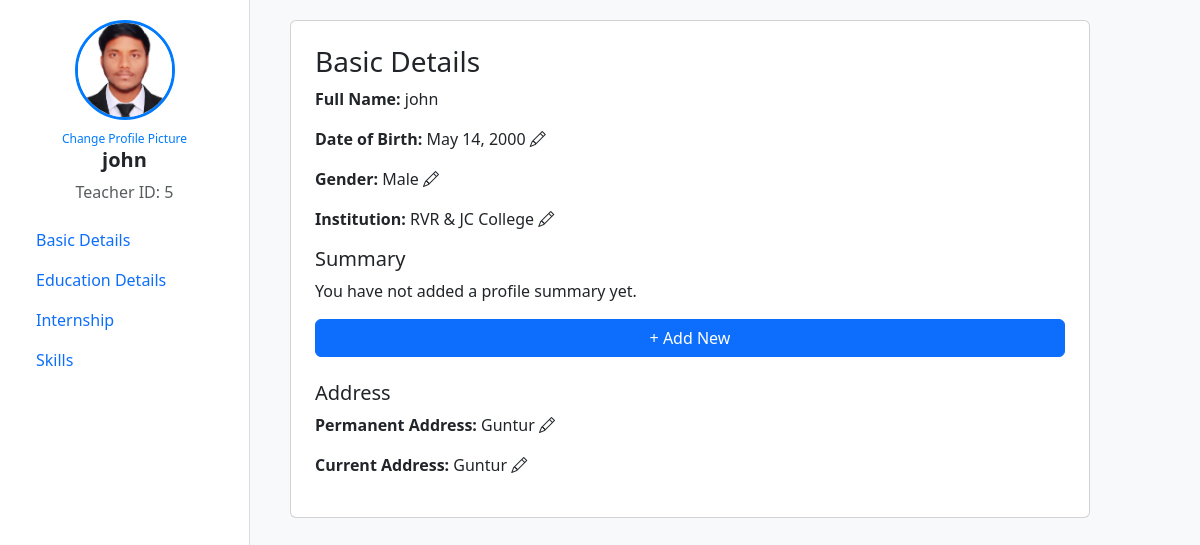
The page /profile/ (signed in) on the database its author committed.
### lms/models.py (models this page shows, shortened)
class Teacher(models.Model):
    user = models.OneToOneField(User, on_delete=models.CASCADE)
    username = models.CharField(max_length=150, unique=True)
    email = models.EmailField(unique=True, null=True, blank=True)
    password = models.CharField(max_length=128,null=True, blank=True)
    role_type = models.CharField(max_length=10, default="teacher")
    profile_picture = models.ImageField(upload_to='profile_pics/', default='default.jpg')
    dob = models.DateField(null=True, blank=True)
    gender = models.CharField(max_length=10, choices=[("Male", "Male"), ("Female", "Female")],default="Male")
    college = models.CharField(max_length=200, null=True, blank=True)
    permanent_address = models.TextField(null=True, blank=True)
    current_address = models.TextField(null=True, blank=True)
    summary = models.TextField(null=True, blank=True)

### lms/views.py (the view, shortened to what this page needs)
# urls.py: path("profile/", profile_view, name="profile"),
@login_required
def profile_view(request):
    student = getattr(request.user, 'student', None)
    teacher = getattr(request.user, 'teacher', None)
    if not (student or teacher):
        return redirect('dashboard')
    user_profile = student if student else teacher
    is_student = student is not None
    is_teacher = teacher is not None
    education_list = Education.objects.filter(student=student) if is_student else Education.objects.filter(teacher=teacher)
    internship_list = Internship.objects.filter(student=student) if is_student else Internship.objects.filter(teacher=teacher)
    skills_list = Skill.objects.filter(student=student) if is_student else Skill.objects.filter(teacher=teacher)
    return render(request, 'profile.html', {
        'user_profile': user_profile,
        'is_student': is_student,
        'is_teacher': is_teacher,
        'education_list': education_list,
        'internship_list': internship_list,
        'skills_list': skills_list,
    })

### lms/templates/profile.html (shortened to what this page needs)
{% load static %}
<!DOCTYPE html>
<html lang="en">
<head>
        <link rel="stylesheet" href="https://cdn.jsdelivr.net/npm/bootstrap-icons/font/bootstrap-icons.css">
<link href="https://cdn.jsdelivr.net/npm/bootstrap@5.3.0/dist/css/bootstrap.min.css" rel="stylesheet">
</head>
<body>
    <div class="container-fluid">
        <div class="row">
            <div class="sidebar">
                <div class="profile-header">
                    <form id="upload-form" enctype="multipart/form-data">
                        <label for="profile-upload">
                            <img id="profile-img" src="{{ user_profile.profile_picture.url }}" alt="Profile Picture" class="profile-picture">
                        </label>
                        <span class="upload-btn">Change Profile Picture</span>
                    </form>
                    <h5><strong>{{ user_profile.username }}</strong></h5>
                    {% if is_student %}
                        <p class="text-muted">Student ID: {{ user_profile.id }}</p>
                    {% elif is_teacher %}
                        <p class="text-muted">Teacher ID: {{ user_profile.id }}</p>
                    {% endif %}
                </div>
                <nav class="nav flex-column">
                    <a class="nav-link" onclick="showSection('basic-details')">Basic Details</a>
                    <a class="nav-link" onclick="showSection('education-details')">Education Details</a>
                    <a class="nav-link" onclick="showSection('internship-work')">Internship</a>
                    <a class="nav-link" onclick="showSection('skills')">Skills</a>
                </nav>
            </div>
<div class="main-content">
    <div class="details-card card p-4" id="basic-details">
        <h3>Basic Details</h3>
        <p><strong>Full Name:</strong> {{ user_profile.username }}</p>
        <p>
            <strong>Date of Birth:</strong>
            <span id="dob">{{ user_profile.dob }}</span>
            <span class="edit-btn" onclick="editField('dob')">
                <i class="bi bi-pencil"></i>
            </span>
        </p>
        <p>
            <strong>Gender:</strong>
            <span id="gender">{{ user_profile.gender }}</span>
            <span class="edit-btn" onclick="editField('gender')">
                <i class="bi bi-pencil"></i>
            </span>
        </p>
        <p>
            <strong>{% if is_student %}College:{% elif is_teacher %}Institution:{% endif %}</strong>
            <span id="college">{{ user_profile.college }}</span>
            <span class="edit-btn" onclick="editField('college')">
                <i class="bi bi-pencil"></i>
            </span>
        </p>
        <h5>Summary</h5>
        <p id="summary-text">{{ user_profile.summary|default:"You have not added a profile summary yet." }}</p>
        <button class="btn btn-primary" onclick="addSummary()">+ Add New</button>
        <h5 class="mt-4">Address</h5>
        <p>
            <strong>Permanent Address:</strong>
            <span id="permanent_address">{{ user_profile.permanent_address }}</span>
            <span class="edit-btn" onclick="editField('permanent_address')">
                <i class="bi bi-pencil"></i>
            </span>
        </p>
        <p>
            <strong>Current Address:</strong>
            <span id="current_address">{{ user_profile.current_address }}</span>
            <span class="edit-btn" onclick="editField('current_address')">
                <i class="bi bi-pencil"></i>
            </span>
        </p>
    </div>
            </div>
        </div>
    </div>
</body>
</html>

### lms/templates/profile.html (style rules this page uses)
body { background-color: #f8f9fa; }
.sidebar { width: 250px; height: 100vh; background: white; padding: 20px; border-right: 1px solid #ddd; position: fixed; left: 0; top: 0; bottom: 0; overflow-y: auto; }
.profile-picture { width: 100px; height: 100px; border-radius: 50%; object-fit: cover; border: 3px solid #007bff; }
.upload-btn { display: block; margin-top: 10px; text-align: center; font-size: 12px; color: #007bff; cursor: pointer; }
.profile-header { text-align: center; }
.main-content { margin-left: 270px; padding: 20px; width: calc(100% - 270px); }
.details-card { width: 100%; max-width: 800px; }

### rows shown on the page
Teacher: profile_picture (picture), username "john", id "5", dob "May 14, 2000", gender "Male", college "RVR & JC College", summary "You have not added a profile summary yet.", permanent_address "Guntur", current_address "Guntur"
